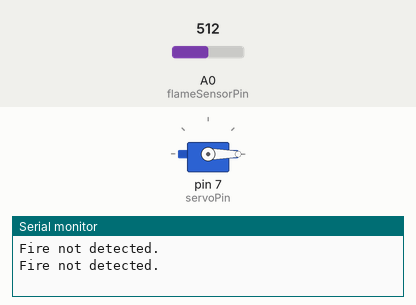
Bench run of a sketch on a simulated Arduino Uno, built with avr-gcc and run on an emulated ATmega328P. Shown: servo, the last lines printed to the serial monitor. The test bench sets the inputs (shaded band); at power-on: A0 (flameSensorPin) = 512.

Above: at 2.7 s.
2.8 s: A0 (flameSensorPin) set to 413
5.4 s: A0 (flameSensorPin) set to 383
At 6.7 s:
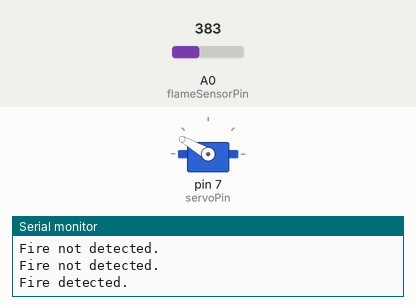
8.0 s: A0 (flameSensorPin) set to 410
At 10.9 s:
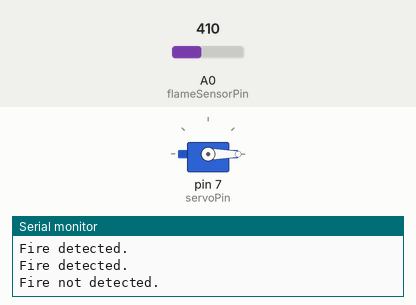
11.2 s: A0 (flameSensorPin) set to 390
At 12.9 s:
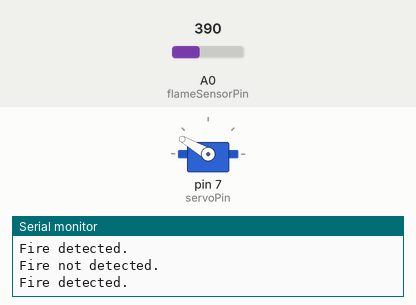
Timing chart, 0 to 14.4 s (numbered marks = the images above; inputs shaded):
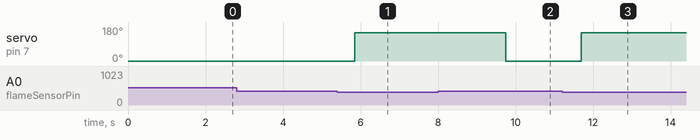

Measured:
- the behaviour switches between 400 and 399 on A0 (flameSensorPin) (found by bisection; images 0 and 1)
- after the input at 5.4 s, servo on pin 7 (servoPin): 0° → 150° after 0.45 s
- after the input at 8.0 s, servo on pin 7 (servoPin): 150° → 0° after 1.8 s
- after the input at 11.2 s, servo on pin 7 (servoPin): 0° → 150° after 0.50 s

The sketch:

main_flame_sensor2.ino
```cpp
//ONLY SERVO!!!
// Libraries:
#include <Wire.h>
#include <Servo.h>

//Configuration:
Servo myServo;
const int flameSensorPin = A0;
int servoPin = 7;

// The program starts with the given setup:

void setup() {
  Serial.begin(9600);
  pinMode(flameSensorPin, INPUT);  // Sets flame sensor to input mode.
  myServo.attach(servoPin);  // Attaches the servo motor to pin 7.
  myServo.write(0); // Starts the Servo Moter(water pump).
}

// Every second the program loops through the following actions:

void loop() {
  int flameState = analogRead(flameSensorPin);  // Updates of the situation from the flame sensor.

if (flameState < 400) {  // LOW means that fire is detected.MEGALITERO NOUMERO Pio efkola entopizei fotia,
  Serial.println("Fire detected.");
  myServo.write(150);
  delay(1900);
}

else {
  Serial.println("Fire not detected.");
  myServo.write(0);
  delay(1900);
  }

  delay(50);
}
```
